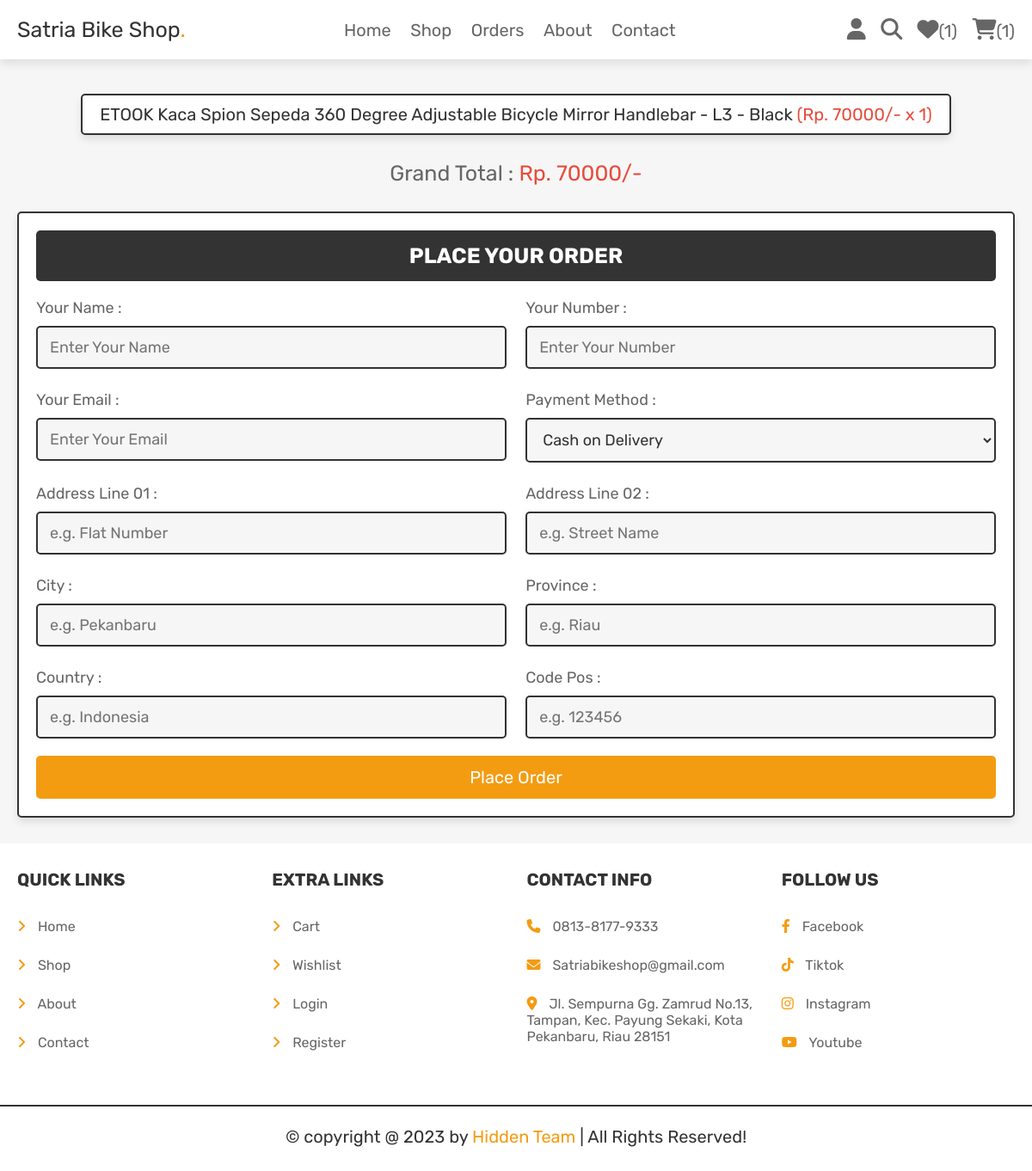
The app's page /checkout.php (signed in) with its own data.
### tables this page shows
CREATE TABLE `cart` (
  `id` int(100) NOT NULL,
  `user_id` int(100) NOT NULL,
  `pid` int(100) NOT NULL,
  `name` varchar(100) NOT NULL,
  `price` int(100) NOT NULL,
  `quantity` int(100) NOT NULL,
  `image` varchar(100) NOT NULL
);

### checkout.php (the view, shortened to what this page needs)
<?php
@include 'config.php';
$user_id = $_SESSION['user_id'];
?>
<!DOCTYPE html>
<html lang="en">
<head>
   <link rel="stylesheet" href="https://cdnjs.cloudflare.com/ajax/libs/font-awesome/6.1.1/css/all.min.css">
   <link rel="stylesheet" href="css/style.css">
</head>
<body>
<?php include 'header.php'; ?>
<section class="display-orders">
   <?php
      $cart_grand_total = 0;
      $select_cart_items = $conn->prepare("SELECT * FROM `cart` WHERE user_id = ?");
      $select_cart_items->execute([$user_id]);
      if($select_cart_items->rowCount() > 0){
         while($fetch_cart_items = $select_cart_items->fetch(PDO::FETCH_ASSOC)){
            $cart_total_price = ($fetch_cart_items['price'] * $fetch_cart_items['quantity']);
            $cart_grand_total += $cart_total_price;
   ?>
   <p> <?= $fetch_cart_items['name']; ?> <span>(<?= 'Rp. '.$fetch_cart_items['price'].'/- x '. $fetch_cart_items['quantity']; ?>)</span> </p>
   <?php
    }
   }else{
      echo '<p class="empty">your cart is empty!</p>';
   }
   ?>
   <div class="grand-total">Grand Total : <span>Rp. <?= $cart_grand_total; ?>/-</span></div>
</section>
<section class="checkout-orders">
   <form action="" method="POST">
      <h3>place your order</h3>
      <div class="flex">
         <div class="inputBox">
            <span>Your Name :</span>
            <input type="text" name="name" placeholder="Enter Your Name" class="box" required>
         </div>
         <div class="inputBox">
            <span>Your Number :</span>
            <input type="number" name="number" placeholder="Enter Your Number" class="box" required>
         </div>
         <div class="inputBox">
            <span>Your Email :</span>
            <input type="email" name="email" placeholder="Enter Your Email" class="box" required>
         </div>
         <div class="inputBox">
            <span>Payment Method :</span>
            <select name="method" class="box" required>
               <option value="cash on delivery">Cash on Delivery</option>
            </select>
         </div>
         <div class="inputBox">
            <span>Address Line 01 :</span>
            <input type="text" name="flat" placeholder="e.g. Flat Number" class="box" required>
         </div>
         <div class="inputBox">
            <span>Address Line 02 :</span>
            <input type="text" name="street" placeholder="e.g. Street Name" class="box" required>
         </div>
         <div class="inputBox">
            <span>City :</span>
            <input type="text" name="city" placeholder="e.g. Pekanbaru" class="box" required>
         </div>
         <div class="inputBox">
            <span>Province :</span>
            <input type="text" name="state" placeholder="e.g. Riau" class="box" required>
         </div>
         <div class="inputBox">
            <span>Country :</span>
            <input type="text" name="country" placeholder="e.g. Indonesia" class="box" required>
         </div>
         <div class="inputBox">
            <span>Code Pos :</span>
            <input type="number" min="0" name="Code Pos" placeholder="e.g. 123456" class="box" required>
         </div>
      </div>
      <input type="submit" name="order" class="btn <?= ($cart_grand_total > 1)?'':'disabled'; ?>" value="place order">
   </form>
</section>
<?php include 'footer.php'; ?>
</body>
</html>

### css/style.css (style rules this page uses)
.display-orders { text-align: center; padding-bottom: 0; }
.display-orders p { display: inline-block; padding:1rem 2rem; margin:1rem .5rem; font-size: 2rem; text-align: center; border:var(--border); background-color: var(--white); box-shadow: var(--box-shadow); border-radius: .5rem; }
.display-orders p span { color:var(--red); }
.display-orders .grand-total { margin-top: 2rem; font-size: 2.5rem; color:var(--light-color); }
.display-orders .grand-total span { color:var(--red); }
.checkout-orders form { padding:2rem; border:var(--border); background-color: var(--white); box-shadow: var(--box-shadow); border-radius: .5rem; }
.checkout-orders form h3 { border-radius: .5rem; background-color: var(--black); color:var(--white); padding:1.5rem 1rem; text-align: center; text-transform: uppercase; margin-bottom: 2rem; font-size: 2.5rem; }
.checkout-orders form .flex { display: flex; flex-wrap: wrap; gap:1.5rem; justify-content: space-between; }
.checkout-orders form .flex .inputBox { width: 49%; }
.checkout-orders form .flex .inputBox .box { width: 100%; border:var(--border); border-radius: .5rem; font-size: 1.8rem; color:var(--black); padding:1.2rem 1.4rem; margin:1rem 0; background-color: var(--light-bg); }
.checkout-orders form .flex .inputBox span { font-size: 1.8rem; color:var(--light-color); }

### css/components.css (style rules this page uses)
:root { --orange:#f39c12; --blue:#6495ED; --red:#e74c3c; --black:#333; --light-color:#666; --white:#fff; --light-bg:#f6f6f6; --border:.2rem solid var(--black); --box-shadow:0 .5rem 1rem rgba(0,0,0,.1); }
* { font-family: 'Rubik', sans-serif; margin:0; padding:0; box-sizing: border-box; outline: none; border:none; text-decoration: none; color:var(--black); }
body { background-color: var(--light-bg); }
html { font-size: 62.5%; overflow-x: hidden; scroll-behavior: smooth; scroll-padding-top: 6.5rem; }
section { padding:3rem 2rem; max-width: 1200px; margin:0 auto; }
.btn, .delete-btn, .option-btn { display: block; width: 100%; margin-top: 1rem; border-radius: .5rem; color:var(--white); font-size: 2rem; padding:1.3rem 3rem; text-transform: capitalize; cursor: pointer; text-align: center; }
.btn { background-color: var(--orange); }

### records on screen
cart: name "ETOOK Kaca Spion Sepeda 360 Degree Adjustable Bicycle Mirror Handlebar - L3 - Black", price "70000", quantity "1"

### other values on screen
$count_wishlist_items->rowCount() "1"
$count_cart_items->rowCount() "1"
$cart_grand_total "70000"
